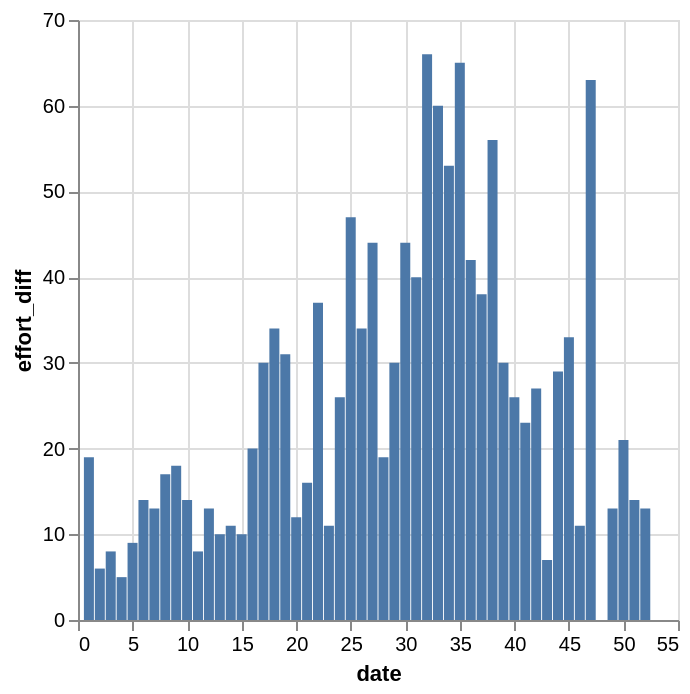

Notebook code cell kept with this figure:
### Code cell
ukaz_segment(spocitej_segment("Luční bouda - Sněžka"))

### Figure 1 — Vega-Lite specification as saved in the notebook (floating-point values rounded to 4 significant figures)
{"config": {"view": {"continuousWidth": 300, "continuousHeight": 300}}, "data": {"name": "data-c97106947e2c0645b7167f9e81040611"}, "mark": {"type": "bar"}, "encoding": {"x": {"field": "date", "type": "quantitative"}, "y": {"field": "effort_diff", "type": "quantitative"}}, "$schema": "https://vega.github.io/schema/vega-lite/v6.1.0.json", "datasets": {"data-c97106947e2c0645b7167f9e81040611": [{"date": 1, "effort_diff": 19, "name": "Luční bouda - Sněžka"}, {"date": 2, "effort_diff": 6, "name": "Luční bouda - Sněžka"}, {"date": 3, "effort_diff": 8, "name": "Luční bouda - Sněžka"}, {"date": 4, "effort_diff": 5, "name": "Luční bouda - Sněžka"}, {"date": 5, "effort_diff": 9, "name": "Luční bouda - Sněžka"}, {"date": 6, "effort_diff": 14, "name": "Luční bouda - Sněžka"}, {"date": 7, "effort_diff": 13, "name": "Luční bouda - Sněžka"}, {"date": 8, "effort_diff": 17, "name": "Luční bouda - Sněžka"}, {"date": 9, "effort_diff": 18, "name": "Luční bouda - Sněžka"}, {"date": 10, "effort_diff": 14, "name": "Luční bouda - Sněžka"}, {"date": 11, "effort_diff": 8, "name": "Luční bouda - Sněžka"}, {"date": 12, "effort_diff": 13, "name": "Luční bouda - Sněžka"}, {"date": 13, "effort_diff": 10, "name": "Luční bouda - Sněžka"}, {"date": 14, "effort_diff": 11, "name": "Luční bouda - Sněžka"}, {"date": 15, "effort_diff": 10, "name": "Luční bouda - Sněžka"}, {"date": 16, "effort_diff": 20, "name": "Luční bouda - Sněžka"}, {"date": 17, "effort_diff": 30, "name": "Luční bouda - Sněžka"}, {"date": 18, "effort_diff": 34, "name": "Luční bouda - Sněžka"}, {"date": 19, "effort_diff": 31, "name": "Luční bouda - Sněžka"}, {"date": 20, "effort_diff": 12, "name": "Luční bouda - Sněžka"}, {"date": 21, "effort_diff": 16, "name": "Luční bouda - Sněžka"}, {"date": 22, "effort_diff": 37, "name": "Luční bouda - Sněžka"}, {"date": 23, "effort_diff": 11, "name": "Luční bouda - Sněžka"}, {"date": 24, "effort_diff": 26, "name": "Luční bouda - Sněžka"}, {"date": 25, "effort_diff": 47, "name": "Luční bouda - Sněžka"}, {"date": 26, "effort_diff": 34, "name": "Luční bouda - Sněžka"}, {"date": 27, "effort_diff": 44, "name": "Luční bouda - Sněžka"}, {"date": 28, "effort_diff": 19, "name": "Luční bouda - Sněžka"}, {"date": 29, "effort_diff": 30, "name": "Luční bouda - Sněžka"}, {"date": 30, "effort_diff": 44, "name": "Luční bouda - Sněžka"}, {"date": 31, "effort_diff": 40, "name": "Luční bouda - Sněžka"}, {"date": 32, "effort_diff": 66, "name": "Luční bouda - Sněžka"}, {"date": 33, "effort_diff": 60, "name": "Luční bouda - Sněžka"}, {"date": 34, "effort_diff": 53, "name": "Luční bouda - Sněžka"}, {"date": 35, "effort_diff": 65, "name": "Luční bouda - Sněžka"}, {"date": 36, "effort_diff": 42, "name": "Luční bouda - Sněžka"}, {"date": 37, "effort_diff": 38, "name": "Luční bouda - Sněžka"}, {"date": 38, "effort_diff": 56, "name": "Luční bouda - Sněžka"}, {"date": 39, "effort_diff": 30, "name": "Luční bouda - Sněžka"}, {"date": 40, "effort_diff": 26, "name": "Luční bouda - Sněžka"}, {"date": 41, "effort_diff": 23, "name": "Luční bouda - Sněžka"}, {"date": 42, "effort_diff": 27, "name": "Luční bouda - Sněžka"}, {"date": 43, "effort_diff": 7, "name": "Luční bouda - Sněžka"}, {"date": 44, "effort_diff": 29, "name": "Luční bouda - Sněžka"}, {"date": 45, "effort_diff": 33, "name": "Luční bouda - Sněžka"}, {"date": 46, "effort_diff": 11, "name": "Luční bouda - Sněžka"}, {"date": 47, "effort_diff": 63, "name": "Luční bouda - Sněžka"}, {"date": 48, "effort_diff": 0, "name": "Luční bouda - Sněžka"}, {"date": 49, "effort_diff": 13, "name": "Luční bouda - Sněžka"}, {"date": 50, "effort_diff": 21, "name": "Luční bouda - Sněžka"}, {"date": 51, "effort_diff": 14, "name": "Luční bouda - Sněžka"}, {"date": 52, "effort_diff": 13, "name": "Luční bouda - Sněžka"}]}}
